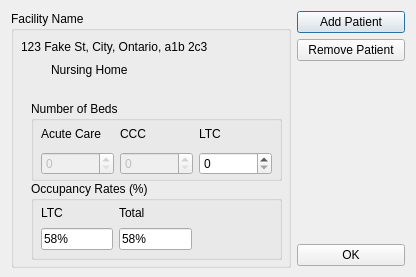
<?xml version="1.0" encoding="UTF-8"?>
<ui version="4.0">
 <class>ViewFacilityInfoForm</class>
 <widget class="QDialog" name="ViewFacilityInfoForm">
  <property name="geometry">
   <rect>
    <x>0</x>
    <y>0</y>
    <width>416</width>
    <height>277</height>
   </rect>
  </property>
  <property name="minimumSize">
   <size>
    <width>416</width>
    <height>277</height>
   </size>
  </property>
  <property name="windowTitle">
   <string>Dialog</string>
  </property>
  <layout class="QGridLayout" name="gridLayout_3">
   <item row="0" column="0">
    <layout class="QGridLayout" name="gridLayout_2">
     <item row="0" column="1">
      <layout class="QVBoxLayout" name="verticalLayout_3">
       <item>
        <widget class="QPushButton" name="pushButton">
         <property name="text">
          <string>Add Patient</string>
         </property>
        </widget>
       </item>
       <item>
        <widget class="QPushButton" name="pushButton_2">
         <property name="text">
          <string>Remove Patient</string>
         </property>
        </widget>
       </item>
       <item>
        <spacer name="verticalSpacer">
         <property name="orientation">
          <enum>Qt::Vertical</enum>
         </property>
         <property name="sizeHint" stdset="0">
          <size>
           <width>20</width>
           <height>40</height>
          </size>
         </property>
        </spacer>
       </item>
       <item>
        <widget class="QPushButton" name="pushButton_3">
         <property name="text">
          <string>OK</string>
         </property>
        </widget>
       </item>
      </layout>
     </item>
     <item row="0" column="0">
      <widget class="QGroupBox" name="groupBox">
       <property name="minimumSize">
        <size>
         <width>280</width>
         <height>257</height>
        </size>
       </property>
       <property name="title">
        <string>Facility Name</string>
       </property>
       <widget class="QLabel" name="label">
        <property name="geometry">
         <rect>
          <x>10</x>
          <y>20</y>
          <width>231</width>
          <height>31</height>
         </rect>
        </property>
        <property name="text">
         <string>123 Fake St, City, Ontario, a1b 2c3</string>
        </property>
       </widget>
       <widget class="QLabel" name="label_2">
        <property name="geometry">
         <rect>
          <x>40</x>
          <y>50</y>
          <width>221</width>
          <height>17</height>
         </rect>
        </property>
        <property name="text">
         <string>Nursing Home</string>
        </property>
       </widget>
       <widget class="QGroupBox" name="groupBox_2">
        <property name="geometry">
         <rect>
          <x>20</x>
          <y>90</y>
          <width>251</width>
          <height>80</height>
         </rect>
        </property>
        <property name="title">
         <string>Number of Beds</string>
        </property>
        <widget class="QWidget" name="layoutWidget">
         <property name="geometry">
          <rect>
           <x>10</x>
           <y>20</y>
           <width>231</width>
           <height>54</height>
          </rect>
         </property>
         <layout class="QHBoxLayout" name="horizontalLayout_3">
          <item>
           <layout class="QVBoxLayout" name="verticalLayout_5">
            <item>
             <widget class="QLabel" name="label_3">
              <property name="text">
               <string>Acute Care</string>
              </property>
             </widget>
            </item>
            <item>
             <widget class="QSpinBox" name="spinBox_3">
              <property name="enabled">
               <bool>false</bool>
              </property>
             </widget>
            </item>
           </layout>
          </item>
          <item>
           <layout class="QVBoxLayout" name="verticalLayout">
            <item>
             <widget class="QLabel" name="label_4">
              <property name="text">
               <string>CCC</string>
              </property>
             </widget>
            </item>
            <item>
             <widget class="QSpinBox" name="spinBox_2">
              <property name="enabled">
               <bool>false</bool>
              </property>
             </widget>
            </item>
           </layout>
          </item>
          <item>
           <layout class="QVBoxLayout" name="verticalLayout_2">
            <item>
             <widget class="QLabel" name="label_5">
              <property name="text">
               <string>LTC</string>
              </property>
             </widget>
            </item>
            <item>
             <widget class="QSpinBox" name="spinBox"/>
            </item>
           </layout>
          </item>
         </layout>
        </widget>
       </widget>
       <widget class="QGroupBox" name="groupBox_3">
        <property name="geometry">
         <rect>
          <x>20</x>
          <y>170</y>
          <width>251</width>
          <height>79</height>
         </rect>
        </property>
        <property name="title">
         <string>Occupancy Rates (%)</string>
        </property>
        <widget class="QWidget" name="">
         <property name="geometry">
          <rect>
           <x>10</x>
           <y>23</y>
           <width>151</width>
           <height>46</height>
          </rect>
         </property>
         <layout class="QHBoxLayout" name="horizontalLayout_4">
          <item>
           <layout class="QVBoxLayout" name="verticalLayout_6">
            <item>
             <widget class="QLabel" name="label_8">
              <property name="text">
               <string>LTC</string>
              </property>
             </widget>
            </item>
            <item>
             <widget class="QLineEdit" name="lineEdit">
              <property name="text">
               <string>58%</string>
              </property>
              <property name="readOnly">
               <bool>true</bool>
              </property>
             </widget>
            </item>
           </layout>
          </item>
          <item>
           <layout class="QVBoxLayout" name="verticalLayout_8">
            <item>
             <widget class="QLabel" name="label_6">
              <property name="text">
               <string>Total</string>
              </property>
             </widget>
            </item>
            <item>
             <widget class="QLineEdit" name="lineEdit_2">
              <property name="text">
               <string>58%</string>
              </property>
              <property name="readOnly">
               <bool>true</bool>
              </property>
             </widget>
            </item>
           </layout>
          </item>
         </layout>
        </widget>
       </widget>
      </widget>
     </item>
    </layout>
   </item>
  </layout>
 </widget>
 <resources/>
 <connections/>
</ui>
